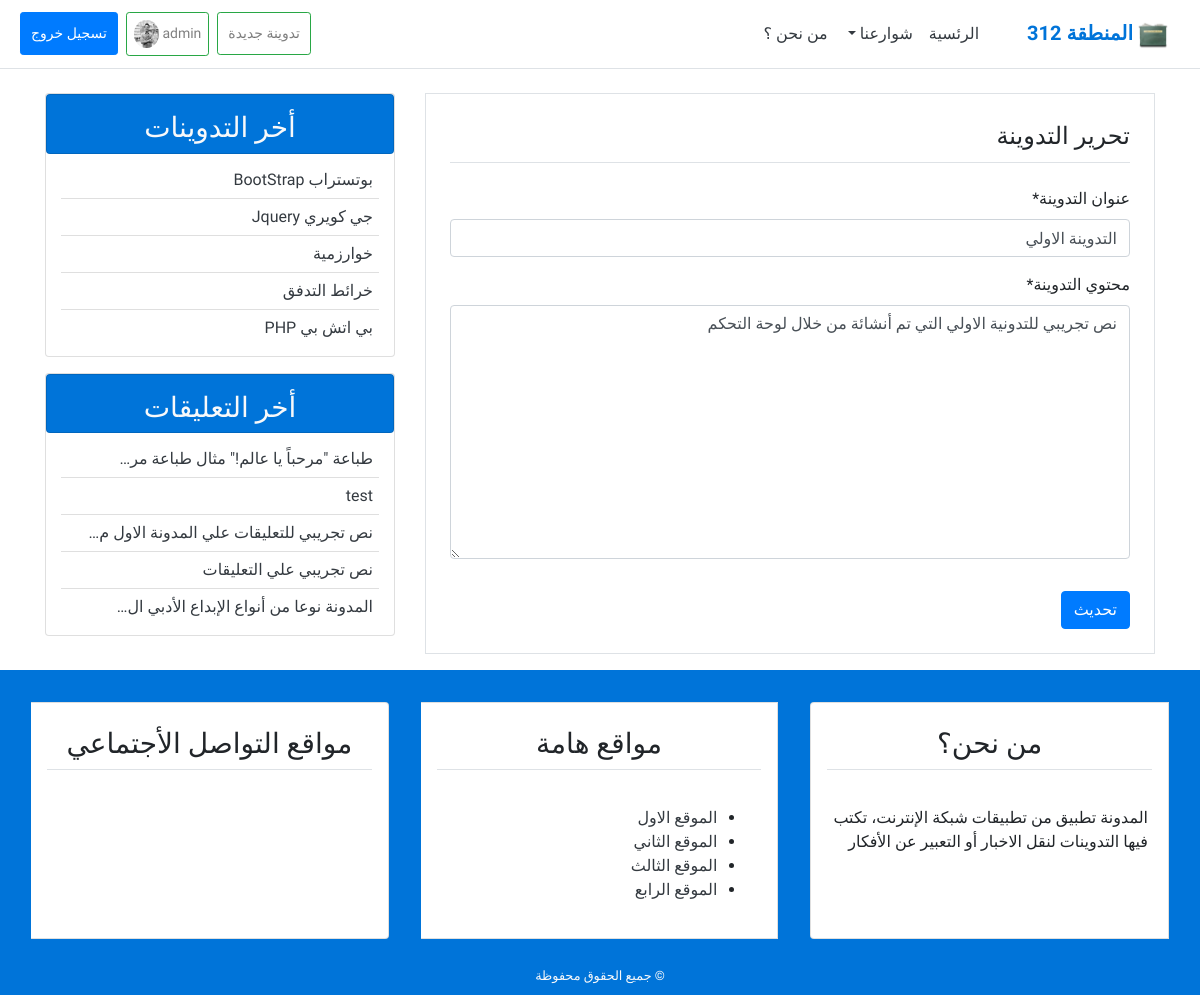
Page /detail/1/update/ (signed in) on the committed database.
### user/models.py (models this page shows, shortened)
class Profile(models.Model):
    image = models.ImageField(default='default.png', upload_to='profile_pics')
    image_cover = models.ImageField(default='cover.jpg', upload_to='profile_cover')
    user = models.OneToOneField(User, on_delete=models.CASCADE)

### blog/models.py (models this page shows, shortened)
class Post(models.Model):
    title = models.CharField(max_length=100)
    author = models.ForeignKey(User, on_delete=models.CASCADE)
    content = models.TextField()
    post_date = models.DateTimeField(default=timezone.now)
    post_update = models.DateTimeField(auto_now=True)
    class Meta:
        ordering = ('-post_date',)

class comment(models.Model):
    name = models.CharField(max_length=50, verbose_name='ألاسم')
    body = models.TextField(verbose_name='ألتعليق')
    email = models.EmailField(verbose_name='البريد الإلكتروني')
    comment_date = models.DateTimeField(auto_now_add=True)
    active = models.BooleanField(default=True)
    post = models.ForeignKey(
        Post, on_delete=models.CASCADE, related_name='comments'
    )
    class Meta:
        ordering = ('-comment_date',)

### blog/views.py (the view, shortened to what this page needs)
# urls.py: path('detail/<slug:pk>/update/', PostUpdateView.as_view(), name='post-update'),
class PostUpdateView(LoginRequiredMixin, UserPassesTestMixin, UpdateView):
    model = Post
    template_name = 'blog/post_update.html'
    form_class = PostUpdateView
    def test_func(self):
        post = self.get_object()
        if self.request.user == post.author:
            return True
        else:
            return False

### blog/forms.py
class PostUpdateView(forms.ModelForm):
    title = forms.CharField(label='عنوان التدوينة')
    content = forms.CharField(label='محتوي التدوينة', widget = forms.Textarea)
    class Meta:
        model = Post
        fields = ['title', 'content']

### blog/templatetags/post_tag.py (called while the page is built)
@register.inclusion_tag('blog/latest_post.html')
def latest_posts():
    context = {
        'l_post' : Post.objects.all()[0:5],
    }
    return context

@register.inclusion_tag('blog/latest_comments.html')
def latest_comments():
    context = {
        'l_comment' : comment.objects.filter(active=True)[:5],
    }
    return context

### blog/templates/blog/post_update.html (shortened to what this page needs)
{% extends "blog/base.html" %}
{% block content %}
{% load crispy_forms_tags %}
<div class="border  p-4 mb-3  ">
    <legend class="border-bottom   mb-4 pb-2">تحرير التدوينة</legend>
    <form method="POST">
        {{form|crispy}}
        <input class="btn btn-primary mt-3 " type="submit" value="تحديث">
    </form>
</div>
{% endblock content %}

### blog/templates/blog/base.html (shortened to what this page needs)
{% load static %}
{% load post_tag %}
<!DOCTYPE html>
<html lang="ar">
<head>
    <link rel="stylesheet" href="{% static 'blog/css/bootstrap.min.css' %}">
    <link rel="stylesheet" href="{% static 'blog/css/main.css' %}">
    <link rel="stylesheet" href="{% static 'blog/css/colors.min.css' %}">
</head>
<body>
    <header>
        <nav class="navbar navbar-expand-lg navbar-light   bg-white border-bottom">
            <a class="navbar-brand" href="{% url 'home' %}">
                <img style="width: 30px;" src="{% static 'blog/images/logo.png' %}" alt="شعار المنطقة">
                <span class="site-name font-weight-bold blue">المنطقة 312</span>
            </a>
            <div class="collapse navbar-collapse" id="navbarSupportedContent">
                <ul class="navbar-nav ">
                    <li class="nav-item active">
                        <a class="nav-link text-dark" href="{% url 'home' %}">الرئسية</a>
                    </li>
                    <li class="nav-item dropdown">
                        <a class="nav-link dropdown-toggle text-dark" href="#" id="navbarDropdown" role="button"
                            data-toggle="dropdown" aria-haspopup="true" aria-expanded="false">
                            شوارعنا
                        </a>
                    </li>
                    <li class="nav-item">
                        <a class="nav-link text-dark" href="{% url 'about' %}">من نحن ؟</a>
                    </li>
                </ul>
                {% if user.is_authenticated %}
                <ul class="navbar-nav mr-auto">
                    <li class="nav-item btn-sigin user-btn "><a class="nav-link btn btn-outline-success btn-sm m-1 "
                            href="{% url 'new_post' %}">تدوينة جديدة</a></li>
                    <li class="nav-item btn-sigin"><a class="nav-link btn btn-outline-success btn-sm m-1 "
                            href="{% url 'profile' %}">{{user.username}} <img class="img-fluid  rounded-circle"
                                style="width: 25px; height:  28px" src="{{user.profile.image.url}}" alt=""> </a> </li>
                    <li class="nav-item btn-login user-btn  "><a class="nav-link; btn btn-primary btn-sm m-1 "
                            href="{% url 'logout' %}"> تسجيل خروج </a></li>
                </ul>
                {% endif %}
            </div>
        </nav>
    </header>
    <section>
        <div class="container">
            <div class="row mt-4">
                <div class="col-md-8 ">
                    {% block content %}
                    {% endblock content %}
                </div>
                <div class="col-md-4">
                    <div class="card mb-3">
                        <h3 class="text-center  bg-blue text-light p-2 card pt-3">أخر التدوينات</h3>
                        {% latest_posts %}
                    </div>
                    <div class="card mb-3">
                        <h3 class="text-center bg-blue text-light p-2 card pt-3">أخر التعليقات</h3>
                        {% latest_comments %}
                    </div>
                </div>
            </div>
        </div>
    </section>
    <footer class="bg-blue">
        <div class="container-fluid">
            <div class="row">
                <div class="col-md mt-3">
                    <div class="card-group ">
                        <div class="card m-3">
                            <h3 class="card-title text-center border-bottom
                                p-2 m-3 "> من نحن؟ </h3>
                            <div class="card-body">
                                <blockquote>
                                    المدونة تطبيق من تطبيقات شبكة الإنترنت، تكتب فيها التدوينات لنقل الاخبار أو التعبير
                                    عن الأفكار
                                </blockquote>
                            </div>
                        </div>
                        <div class="card m-3">
                            <h3 class="card-title text-center border-bottom
                                p-2 m-3 "> مواقع هامة</h3>
                            <div class="card-body">
                                <ul class="">
                                    <li class=" "><a class=" text-dark " href="#">الموقع الاول</a></li>
                                    <li class=" "><a class=" text-dark " href="#">الموقع الثاني</a></li>
                                    <li class=" "><a class=" text-dark " href="#">الموقع الثالث</a></li>
                                    <li class=" "><a class=" text-dark " href="#">الموقع الرابع</a></li>
                                </ul>
                            </div>
                        </div>
                        <div class="card m-3">
                            <h3 class="card-title text-center border-bottom
                                p-2 m-3 "> مواقع التواصل الأجتماعي</h3>
                            <h4 class="card-body text-center ">
                                <span class="blue p-2">
                                </span>
                                <span class="blue p-2">
                                </span>
                                <span class="blue p-2">
                                </span>
                                <span class="blue p-2">
                                </span>
                                <span class="blue p-2">
                                </span>
                            </h4>
                        </div>
                    </div>
                </div>
            </div>
            <div class="row p-2">
                <div class="col-md text-center text-light">
                    <small>&copy; جميع الحقوق محفوظة</small>
                </div>
            </div>
        </div>
    </footer>
</body>
</html>

### blog/templates/blog/latest_post.html
<ul class="list-group-flush latest-post">
  {% for post in l_post  %}
  <li class="latest-post-item list-group-item">
    <a class="text-dark" href="{% url 'detail' post.id %}">{{post.title}}</a>
  </li>
  {% endfor %}
</ul>

### blog/templates/blog/latest_comments.html
<ul class="list-group-flush latest-comment border--blue">
  {% for comment in l_comment  %}
  <li class="latest-comment-item list-group-item">
    <a class="text-dark" href="{% url 'detail' comment.post.id %}">{{comment.body|safe|truncatechars:40}}</a>
  </li>
  {% empty %}
  <li class="latest-comment-item list-group-item">لا يوجد تعليقات !</li>
  {% endfor %}
</ul>

### blog/static/blog/css/main.css (style rules this page uses)
html, body { direction: rtl; text-align: right; }
body { font-family: 'Tajawal', sans-serif; }
.btn-login a { padding: 7px !important; color: white !important; }
.btn-sigin a { padding: 7px !important; }
.latest-post, .latest-comment { padding: 0 15px; }
.latest-post .latest-post-item, .latest-comment .latest-comment-item { padding: 6px; }
.latest-post li:first-child, .latest-comment li:first-child { border-top: 0; }
.latest-post li:last-child, .latest-comment li:last-child { border-bottom: 0; padding-bottom: 0; }
.user-btn a { padding: 10px !important; }

### rows in the picture
Post: title "التدوينة الاولي", content "نص تجريبي للتدونية الاولي التي تم أنشائة من خلال لوحة التحكم"
Post: title "بوتستراب BootStrap"
Post: title "جي كويري Jquery"
Post: title "خوارزمية"
Post: title "خرائط التدفق"
Post: title "بي اتش بي PHP"
comment: body "طباعة \"مرحباً يا عالم!\" مثال طباعة مر…"
comment: body "test"
comment: body "نص تجريبي للتعليقات علي المدونة الاول م…"
comment: body "نص تجريبي علي التعليقات"
comment: body "المدونة نوعا من أنواع الإبداع الأدبي ال…"

### other values in the picture
{{ user.username }} "admin"
